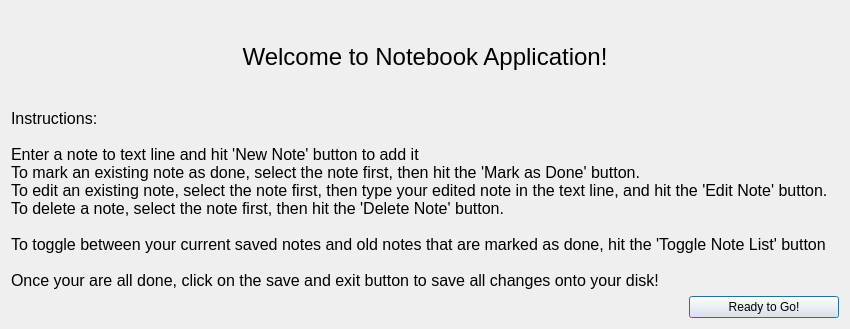
<?xml version="1.0" encoding="UTF-8"?>
<ui version="4.0">
 <class>Dialog</class>
 <widget class="QDialog" name="Dialog">
  <property name="geometry">
   <rect>
    <x>0</x>
    <y>0</y>
    <width>850</width>
    <height>329</height>
   </rect>
  </property>
  <property name="windowTitle">
   <string>Instructions About Notebook Application</string>
  </property>
  <layout class="QVBoxLayout" name="verticalLayout">
   <item>
    <widget class="QLabel" name="helpWelcomeLabel">
     <property name="font">
      <font>
       <pointsize>18</pointsize>
      </font>
     </property>
     <property name="text">
      <string>Welcome to Notebook Application!</string>
     </property>
     <property name="alignment">
      <set>Qt::AlignCenter</set>
     </property>
    </widget>
   </item>
   <item>
    <widget class="QLabel" name="helpInstructionsLabel">
     <property name="font">
      <font>
       <pointsize>12</pointsize>
      </font>
     </property>
     <property name="text">
      <string>Instructions:

Enter a note to text line and hit 'New Note' button to add it
To mark an existing note as done, select the note first, then hit the 'Mark as Done' button.
To edit an existing note, select the note first, then type your edited note in the text line, and hit the 'Edit Note' button.
To delete a note, select the note first, then hit the 'Delete Note' button.

To toggle between your current saved notes and old notes that are marked as done, hit the 'Toggle Note List' button

Once your are all done, click on the save and exit button to save all changes onto your disk!</string>
     </property>
    </widget>
   </item>
   <item>
    <layout class="QHBoxLayout" name="horizontalLayout">
     <item>
      <spacer name="horizontalSpacer">
       <property name="orientation">
        <enum>Qt::Horizontal</enum>
       </property>
       <property name="sizeHint" stdset="0">
        <size>
         <width>40</width>
         <height>20</height>
        </size>
       </property>
      </spacer>
     </item>
     <item>
      <widget class="QPushButton" name="ready2goButton">
       <property name="minimumSize">
        <size>
         <width>150</width>
         <height>0</height>
        </size>
       </property>
       <property name="text">
        <string>Ready to Go!</string>
       </property>
      </widget>
     </item>
    </layout>
   </item>
  </layout>
 </widget>
 <resources/>
 <connections/>
</ui>
